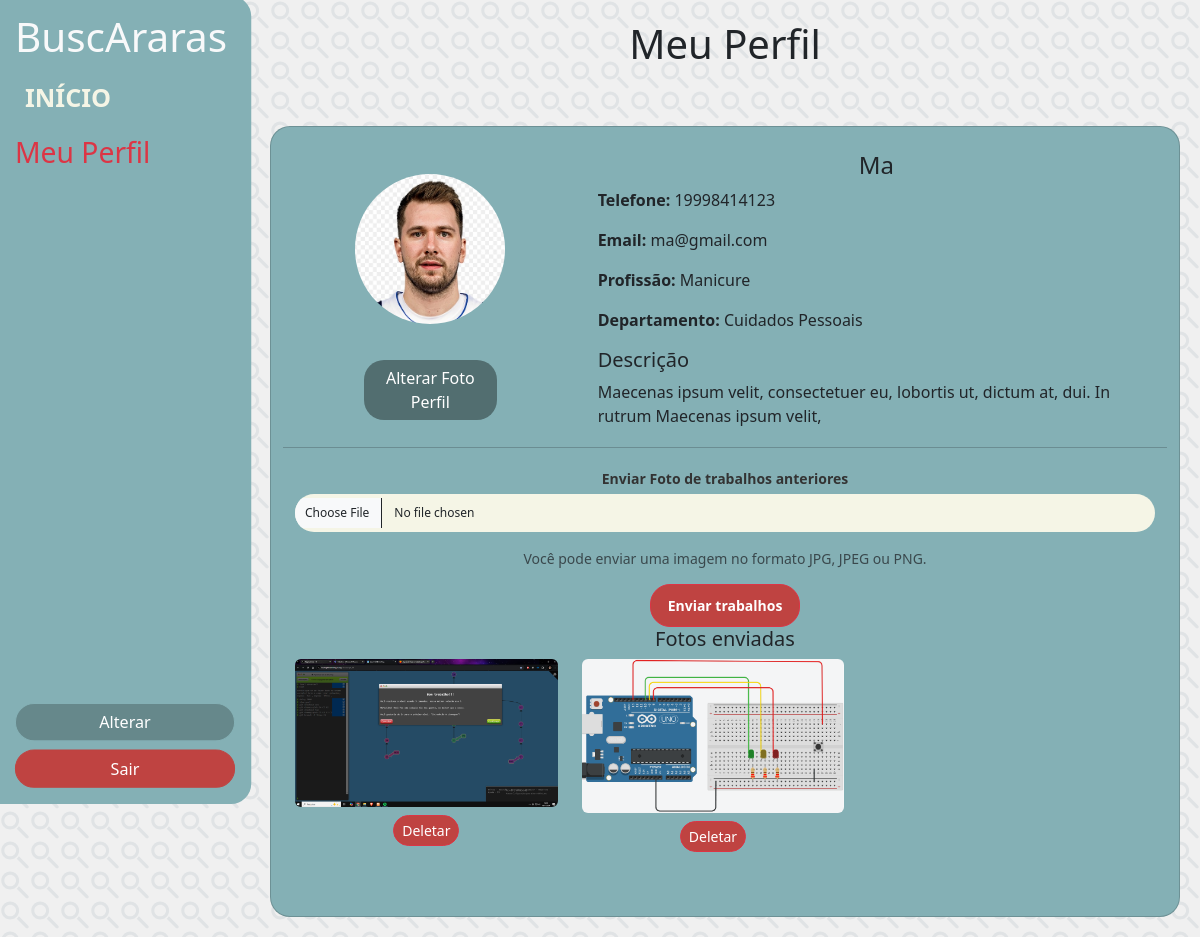
The app's page /buscararas/meuperfil.php (signed in) with its own data.
### tables this page shows
CREATE TABLE `fotos_perfil` (
  `id_foto_perfil` int(11) NOT NULL,
  `caminho_foto_perfil` varchar(255) DEFAULT NULL,
  `fk_profissional_id_profissional` int(11) DEFAULT NULL
);

CREATE TABLE `profissional` (
  `id_profissional` int(11) NOT NULL,
  `nome_profissional` varchar(50) NOT NULL,
  `senha_profissional` varchar(255) NOT NULL,
  `descricao_profissional` text DEFAULT NULL,
  `email_profissional` varchar(50) NOT NULL,
  `tel_profissional` varchar(11) NOT NULL,
  `ranking_profissional` int(11) NOT NULL,
  `fk_departamentos_id_area` int(11) NOT NULL,
  `fk_profissoes_id_profissao` int(11) NOT NULL
);

CREATE TABLE `profissoes` (
  `id_profissao` int(11) NOT NULL,
  `nome_profissao` varchar(60) NOT NULL,
  `fk_departamentos_id_area` int(11) NOT NULL
);

CREATE TABLE `departamentos` (
  `id_area` int(11) NOT NULL,
  `nome_area` varchar(50) NOT NULL
);

CREATE TABLE `fotos_profissionais` (
  `id_foto` int(11) NOT NULL,
  `caminho_foto` varchar(255) DEFAULT NULL,
  `fk_profissional_id_profissional` int(11) DEFAULT NULL
);

### buscararas/meuperfil.php (the view, shortened to what this page needs)
<?php
include 'db.php';
$profissional_id = $_SESSION['id_profissional'];
try {
    $sql = "SELECT p.nome_profissional, p.tel_profissional, p.descricao_profissional, p.email_profissional,
                   pr.nome_profissao, d.nome_area
            FROM profissional p
            JOIN profissoes pr ON pr.id_profissao = p.fk_profissoes_id_profissao
            JOIN departamentos d ON d.id_area = p.fk_departamentos_id_area
            WHERE p.id_profissional = :id_profissional";
    $stmt = $conn->prepare($sql);
    $stmt->bindParam(':id_profissional', $profissional_id, PDO::PARAM_INT);
    $stmt->execute();
    $profissional = $stmt->fetch(PDO::FETCH_ASSOC);
} catch (PDOException $e) {
    echo "Erro: " . $e->getMessage();
}
$sql_foto_perfil = "SELECT caminho_foto_perfil FROM fotos_perfil
                    WHERE fk_profissional_id_profissional = :id_profissional
                    ORDER BY id_foto_perfil DESC LIMIT 1";
$stmt_foto_perfil = $conn->prepare($sql_foto_perfil);
$stmt_foto_perfil->bindParam(':id_profissional', $profissional_id, PDO::PARAM_INT);
$stmt_foto_perfil->execute();
$foto_perfil = $stmt_foto_perfil->fetch(PDO::FETCH_ASSOC);
$fotoPerfilCaminho = $foto_perfil ? htmlspecialchars($foto_perfil['caminho_foto_perfil']) : 'img/default_profile.jpg';
$sql_fotos_galeria = "SELECT id_foto, caminho_foto FROM fotos_profissionais WHERE fk_profissional_id_profissional = :id_profissional";
$stmt_fotos_galeria = $conn->prepare($sql_fotos_galeria);
$stmt_fotos_galeria->bindParam(':id_profissional', $profissional_id, PDO::PARAM_INT);
$stmt_fotos_galeria->execute();
$fotos_galeria = $stmt_fotos_galeria->fetchAll(PDO::FETCH_ASSOC);
?>
<!DOCTYPE html>
<html lang="pt-br">
<head>
    <link href="https://cdn.jsdelivr.net/npm/bootstrap@5.3.3/dist/css/bootstrap.min.css" rel="stylesheet">
    <link rel="stylesheet" href="css/style.css" type="text/css">
    <link rel="stylesheet" href="https://cdnjs.cloudflare.com/ajax/libs/font-awesome/6.0.0-beta3/css/all.min.css">
</head>
<body>
    <div class="sidebar d-flex flex-column p-3">
        <h1 class="text-light text-left">BuscAraras</h1>
        <a class="btn btn-light no-border mb-2 tamanho" href="index.php">Início</a>
        <h3 class="text-danger text-left">Meu Perfil</h3>
        <div class="mt-auto">
            <a class="btn btn-primary w-100 mb-2" href="editar_perfil.php">Alterar</a>
            <a class="btn btn-secondary w-100" href="logout.php">Sair</a>
        </div>
    </div>
    <div class="content d-flex flex-column align-items-center flex-grow-1">
    <h1>Meu Perfil</h1>
    <div class="card form-card w-100 p-4 perfil-container">
        <div class="row align-items-center mb-4">
            <div class="col-md-4 text-center">
                <img src="<?php echo isset($fotoPerfilCaminho) && !empty($fotoPerfilCaminho) ? $fotoPerfilCaminho : 'img/perfilpadrao.jpg'; ?>"
                     alt="Foto do Profissional"
                     class="img-fluid rounded-circle perfil-photo">
                <button type="button" style="width: 49%;" class="btn btn-secondary  saltando mt-3" onclick="mostrarFormulario()">Alterar Foto Perfil</button>
            </div>
                <div class="col-md-8 perfil-info">
                    <h4 class="text-center"><?php echo htmlspecialchars($profissional['nome_profissional']); ?></h4>
                    <p><strong>Telefone:</strong> <?php echo htmlspecialchars($profissional['tel_profissional']); ?></p>
                    <p><strong>Email:</strong> <?php echo htmlspecialchars($profissional['email_profissional']); ?></p>
                    <p><strong>Profissão:</strong> <?php echo htmlspecialchars($profissional['nome_profissao']); ?></p>
                    <p><strong>Departamento:</strong> <?php echo htmlspecialchars($profissional['nome_area']); ?></p>
                    <h5>Descrição</h5>
                    <p><?php echo htmlspecialchars($profissional['descricao_profissional']); ?></p>
                </div>
              <hr>
                    <form action="meuperfil.php" method="POST" enctype="multipart/form-data">
                        <div class="form-group">
                            <label for="foto">Enviar Foto de trabalhos anteriores</label>
                            <input type="file" class="form-control" id="foto" name="foto_profissional">
                            <small class="form-text text-muted">Você pode enviar uma imagem no formato JPG, JPEG ou PNG.</small>
                        </div>
                        <div class="btn-container">
                            <button type="submit" class="btn btn-danger btn-sm btn-block">Enviar trabalhos</button>
                        </div>
                    </form>
                    <?php if (!empty($fotos_galeria)): ?>
                        <h5>Fotos enviadas</h5>
                        <div class="row">
                            <?php foreach ($fotos_galeria as $foto): ?>
                                <div class="col-md-4 mb-3">
                                    <img src="<?php echo htmlspecialchars($foto['caminho_foto']); ?>" class="img-fluid rounded mb-2" alt="Foto do Profissional">
                                    <form action="deletar_foto.php" method="POST">
                                    <button type="submit" class="btn btn-danger btn-sm" style="border-radius:20px; background-color:#BF4341;">Deletar</button>
                                </form>
                                </div>
                            <?php endforeach; ?>
                        </div>
                    <?php else: ?>
                        <p>Você não enviou nenhuma foto ainda.</p>
                    <?php endif; ?>
        </div>
 </div>
</body>
</html>

### buscararas/css/style.css (style rules this page uses)
html, body { margin: 0; padding: 0; height: 100%; overflow-x: hidden; position: relative; background-color: #f0f0f0; height: 100%; overflow: auto; }
.saltando { transition: transform 0.3s ease, box-shadow 0.3s ease; background-color: #526e70; border: none; border-radius: 20px; }
.sidebar, .content, .dropdown-item, .profile-container { cursor: default; }
.content { flex: 1; display: flex; flex-direction: column; align-items: center; gap: 20px; margin-left: 200px; width: calc(100% - 200px); }
.sidebar { background-color: #84B0B5; padding: 20px; border-radius: 0px 20px 20px 0px; height: 100vh; width: 250px; position: fixed; top: 0; left: 0; overflow: hidden; z-index: 1000; transform: scale(1.01); }
.sidebar .btn-primary, .sidebar .btn-secondary { width: 80%; margin: 0 auto; border-radius: 20px; }
.sidebar .btn-primary { background-color: #66888b; border-color: #84B0B5; color: white; }
.sidebar .btn-secondary { background-color: #BF4341; border-color: #BF4341; color: white; }
.sidebar .mt-auto { margin-top: auto; }
.form-card { background-color: #84B0B5; border-radius: 20px; padding: 15px; width: 80%; max-width: 450px; }
.form-group { display: flex; flex-direction: column; align-items: center; text-align: center; }
.form-group label { margin-bottom: 5px; font-size: 14px; font-weight: bold; color: #333; }
.form-control, .form-select { background-color: #F5F5E6; border: none; border-radius: 20px; padding: 10px; font-size: 12px; margin-bottom: 12px; }
.no-border { border: none; background-color: #84B0B5; color: #F5F5E6; width: 100%; text-align: left; padding: 10px; font-size: 18px; text-transform: uppercase; font-weight: bold; border-radius: 20px; transition: transform 0.3s ease, box-shadow 0.3s ease; }
.btn-light { background-color: transparent; border: none; }
.mb-2 { margin-bottom: 0.5rem; }
.tamanho { font-size: 25px; }
.content { margin-left: 250px; padding: 20px; width: calc(100% - 250px); overflow-y: auto; }
.btn-block { background-color: #BF4341; border-radius: 20px; font-weight: bold; padding: 10px; width: 150px; }
.btn-container { display: flex; justify-content: center; margin-top: 15px; }
.w-100 { width: 100%; display: flex; justify-content: center; }
.perfil-container { display: flex; flex-direction: column; align-items: center; background-color: #84B0B5; border-radius: 20px; padding: 15px; width: 60%; max-width: 1000px; margin-top: 30px; text-align: center; }
.perfil-photo { background-color: #D8D8D8; border-radius: 50%; height: 150px; width: 150px; margin-bottom: 20px; }
.perfil-info { padding-left: 20px; text-align: left; flex-grow: 1; }

### buscararas/meuperfil.php (style rules this page uses)
body { background-image: url('img/lupa.svg'); background-repeat: repeat; background-size: 30px 30px; }

### records on screen
fotos_perfil: caminho_foto_perfil (picture)
profissional: nome_profissional "Ma", tel_profissional "19998414123", email_profissional "ma@gmail.com", fk_profissoes_id_profissao.nome_profissao "Manicure", fk_departamentos_id_area.nome_area "Cuidados Pessoais", descricao_profissional "Maecenas ipsum velit, consectetuer eu, lobortis ut, dictum at, dui. In rutrum Maecenas ipsum velit,"
fotos_profissionais: caminho_foto (picture)
fotos_profissionais: caminho_foto (picture)
